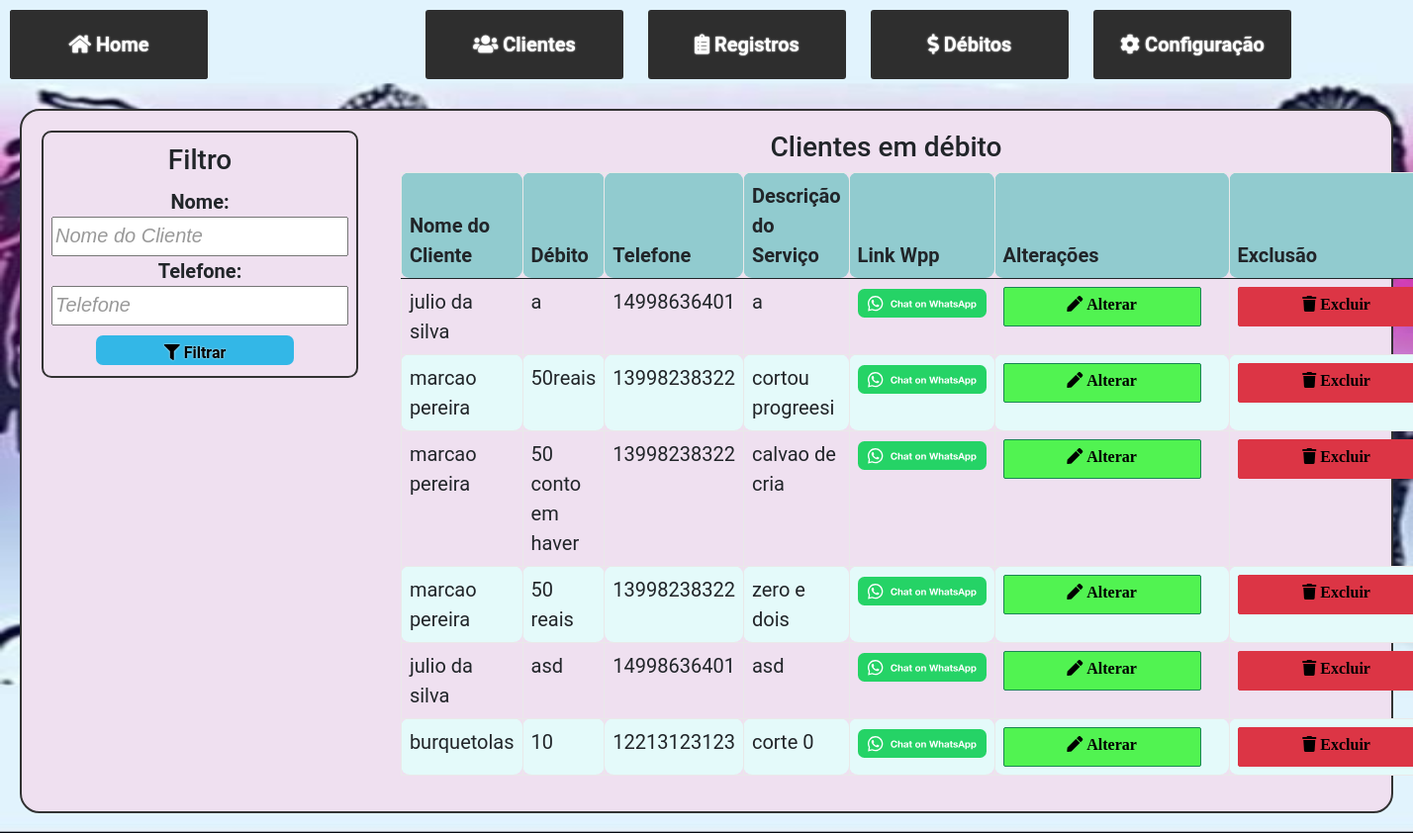
Screenshot of /cliente-lista-debitos.php with the database file from the repository.
### tables this page shows
CREATE TABLE `servicos` (
  `Id_Servico` int(11) NOT NULL,
  `Descricao_Servico` varchar(300) DEFAULT NULL,
  `Debitos` varchar(70) DEFAULT NULL,
  `Data_Servico` date NOT NULL,
  `Id_Cliente` int(11) NOT NULL,
  `Id_TipoServico` int(11) NOT NULL
);

CREATE TABLE `clientes` (
  `Id_Cliente` int(11) NOT NULL,
  `Nome` varchar(52) NOT NULL,
  `Endereco` varchar(50) NOT NULL,
  `Telefone` bigint(13) NOT NULL
);

### banco-servico.php (called while the page is built, shortened)
<?php
function listarServicos($conexao){
    $query ="SELECT * FROM servicos ";
    $resultado = mysqli_query($conexao, $query);
    $servicos = array();
    while ($dados = mysqli_fetch_array($resultado)) {
    array_push($servicos, $dados);
}
return $servicos;
}

### banco-cliente.php (called while the page is built, shortened)
<?php
function buscarCliente($conexao, $id) {
    $query = "SELECT * FROM clientes WHERE Id_Cliente = $id";
    $resultado = mysqli_query($conexao, $query);
    return mysqli_fetch_assoc($resultado);
    }
?>

### cliente-lista-debitos.php (the view, shortened to what this page needs)
<?php
require_once("banco-cliente.php");
require_once("cabecalho.php");
require_once("banco-servico.php");
$servicos = listarServicos($conexao);
?>
        <head>
        <link rel="stylesheet" href="https://cdnjs.cloudflare.com/ajax/libs/font-awesome/4.7.0/css/font-awesome.min.css">
        <link rel="stylesheet" href="style.css"/>
        </head>
    <section class="lista-clientes">
    <div class="clientes-wrapper">
        <div class="filtro">
    <?php require_once("filter.php");?>
    </div>
    <div class="tabela-clientes-wrapper">
        <div class="title-clientes-tabela">
</body>
            <h3>Clientes em débito</h3>
        </div>
        <div class="tabela-clientes">
            <table class="table">
            <thead>
<tr>
<th class=linhas>Nome do Cliente</th>
<th class=linhas>Débito</th>
<th class=linhas>Telefone</th>
<th class=linhas>Descrição do Serviço</th>
<th class="linhas">Link Wpp</th>
<th class="linhas">Alterações</th>
<th class="linhas">Exclusão</th>
</tr>
</thead>
<tbody>
<?php
foreach ($servicos as $servico) {
    if($servico['Debitos']!=null){
        $cliente = buscarCliente($conexao, $servico['Id_Cliente']);
        ?>
<tr>
<td class=linhas><?=$cliente["Nome"]?></td>
<td class=linhas><?= $servico['Debitos'] ?></td>
<td class=linhas><?=$cliente["Telefone"]?></td>
<td class=linhas><?= $servico['Descricao_Servico'] ?></td>
<td class="linhas"><a href="https://wa.me/55<?=$cliente['Telefone']?>?text=Olá tudo bem? Estamos enviando essa mensagem pra você verificar seus débitos. Caso não tiver, desconsidere essa mensagem. Gabi Braids/ Borges Cabelos e Barbas agradece!!"target="_blank"><img class="wpp"src="wpp/WhatsAppButtonGreenSmall.svg" /></a></td>
<td class="linhas"><a href="#" class="btn btn-success" onclick="openModal('cliente-form-alterar.php?id=<?= $cliente['Id_Cliente'] ?>')"><i class="fas fa-pen"> Alterar</a></td>
<td class=linhas><a href="cliente-action-excluir.php?id=<?= $cliente['Id_Cliente'] ?>" class="btn btn-danger" onclick="return confirm('Confirma exclusão de <?= $cliente['Nome'] ?>?');"><i class="fas fa-trash"> Excluir</a></td>
</tr>
</div>
<?php }};?>
    </section>

### cabecalho.php (shortened to what this page needs)
<!DOCTYPE html>
<html lang="pt-br">
    <head>
    <link href="https://cdn.jsdelivr.net/npm/bootstrap@5.0.2/dist/css/bootstrap.min.css" rel="stylesheet">
        <link rel="stylesheet" href="https://use.fontawesome.com/releases/v5.12.1/css/all.css">
        <link rel="stylesheet" href="style.css"/>
    </head>
    <body class="inicio" >
    <div class="main-atalhos">
    <div class="titulosistema">
        <a class=" titulologo" href="index.php"><button class="btncliente"type="button"><i class="fas fa-home"> </i> Home</button></a>
    </div>
       <div class="atalhos" id="atalhos">
       <a class="hrefcliente" href="clientes-lista.php"><button class="btncliente"type="button"><i class="fas fa-users"></i> Clientes</button></a>
        <a class="hrefregistros" href="servicos-lista.php"><button class="btncliente"type="button"><i class="fas fa-clipboard-list"></i> Registros</button></a>
        <a class="hrefdebitos" href="cliente-lista-debitos.php"><button class="btncliente"type="button"><i class="fas fa-dollar-sign"></i> Débitos</button></a>
        <a class="hrefconfig" href="configuracoes.php"><button class="btncliente"type="button"><i class="fas fa-cog"></i> Configuração</button></a>
    </div>
    </div>
    </body>
</html>

### filter.php (shortened to what this page needs)
<head>
        <link rel="stylesheet" href="https://use.fontawesome.com/releases/v5.12.1/css/all.css">
        <link rel="stylesheet" href="style.css"/>
</head>
<div class="filtro-cliente">
    <form action="cliente-lista-pesquisa.php" method="GET">
        <h3 class="titlefiltro">Filtro</h3>
        <label for="nome"> Nome:
        <input id="nome" type="text" name="nome" autofocus placeholder="Nome do Cliente">
    </label>
    <label for="telefone"> Telefone:
        <input id="telefone" type="text" name="telefone"autofocus placeholder="Telefone">
    </label>
    <label>
        <button class="btn btn-submit"><i class="fas fa-filter"></i> Filtrar </button>
    </label>
    </form>
</div>

### style.css (style rules this page uses)
.inicio { background-image: url("images/fundolayout.jpg"); background-repeat: no-repeat; background-size: 100% 100%; background-attachment: fixed; }
body { background-color: azure; font-family: Roboto, sans-serif; font-size:20px; }
tr:nth-child(even) { background-color:rgb(228, 250, 250); }
.linhas { border-radius: 9px; margin: 5px; padding: 5px; border: 1px solid #e9e9e9; }
.table { border-collapse: collapse; border: 1px solid #cccccc; }
thead { background-color: #91cbcf; }
.clientes-wrapper { display: flex; justify-content: space-between; }
.filtro { width: 1%; }
.tabela-clientes-wrapper { width: 73%; }
.titulologo { text-align: center; display: flex; text-decoration: none; color: rgb(255, 255, 255); }
.titulosistema { justify-content: center; align-items: center; display: flex; width: 200px; height: 70px; background-color:#2e2e2e; border-radius: 3px; margin: 10px; border: none; border-width:1px; font-weight: bold; cursor: pointer; font-size: 1.0em; text-shadow: rgb(247, 247, 247) 0 0 2px; }
.atalhos { padding-left: 200px; }
.main-atalhos { align-items: center; display: flex; }
button { margin: 10px; border: none; border-width:1px; font-weight: bold; width: 200px; height: 40px; color: rgb(255, 255, 255); border-radius: 10px; cursor: pointer; font-size: 1.0em; text-shadow: rgb(247, 247, 247) 0 0 2px; }
.btn { font-weight: bold; width: 200px; height: 40px; color: rgb(0, 0, 0); border-radius: 2px; text-decoration: none; margin-right: 20px; padding: 5px; }
.lista-clientes { border: 2px solid #323232; border-radius: 20px; background-image: none; background-color: rgb(239, 224, 240); margin: 20px; padding: 20px; }
.lista-clientes h3 { text-align: center; }
.filtro-cliente { border: 2px solid #323232; position: fixed; flex-basis: 30%; font-weight: bold; text-align: center; justify-content: center; align-items: center; display: flex; height: 250px; width: 320px; border-radius: 10px; }
.btn-submit { border-radius: 7px; height: 30px; width: 200px; background-color: rgb(51, 183, 231); }
.btncliente { background-color: #2e2e2e; height: 70px; width: 200px; border-radius: 3px; }
.btn-success { background-color: rgb(81, 243, 81); text-shadow:none; }
input::placeholder { color: #999; font-style: italic; }
input { height: 40px; width: 300px; font-size: 20px; font-family: Verdana, Geneva, Tahoma, sans-serif; }
.titlefiltro { margin: 10px; }
.wpp { width: 130px; }

### rows the page displays
servicos: Id_Cliente.Nome "julio da silva", Debitos "a", Id_Cliente.Telefone "14998636401", Descricao_Servico "a"
servicos: Id_Cliente.Nome "marcao pereira", Debitos "50reais", Id_Cliente.Telefone "13998238322", Descricao_Servico "cortou progreesi"
servicos: Id_Cliente.Nome "marcao pereira", Debitos "50 conto em haver", Id_Cliente.Telefone "13998238322", Descricao_Servico "calvao de cria"
servicos: Id_Cliente.Nome "marcao pereira", Debitos "50 reais", Id_Cliente.Telefone "13998238322", Descricao_Servico "zero e dois"
servicos: Id_Cliente.Nome "julio da silva", Debitos "asd", Id_Cliente.Telefone "14998636401", Descricao_Servico "asd"
servicos: Id_Cliente.Nome "burquetolas", Debitos "10", Id_Cliente.Telefone "12213123123", Descricao_Servico "corte 0"
